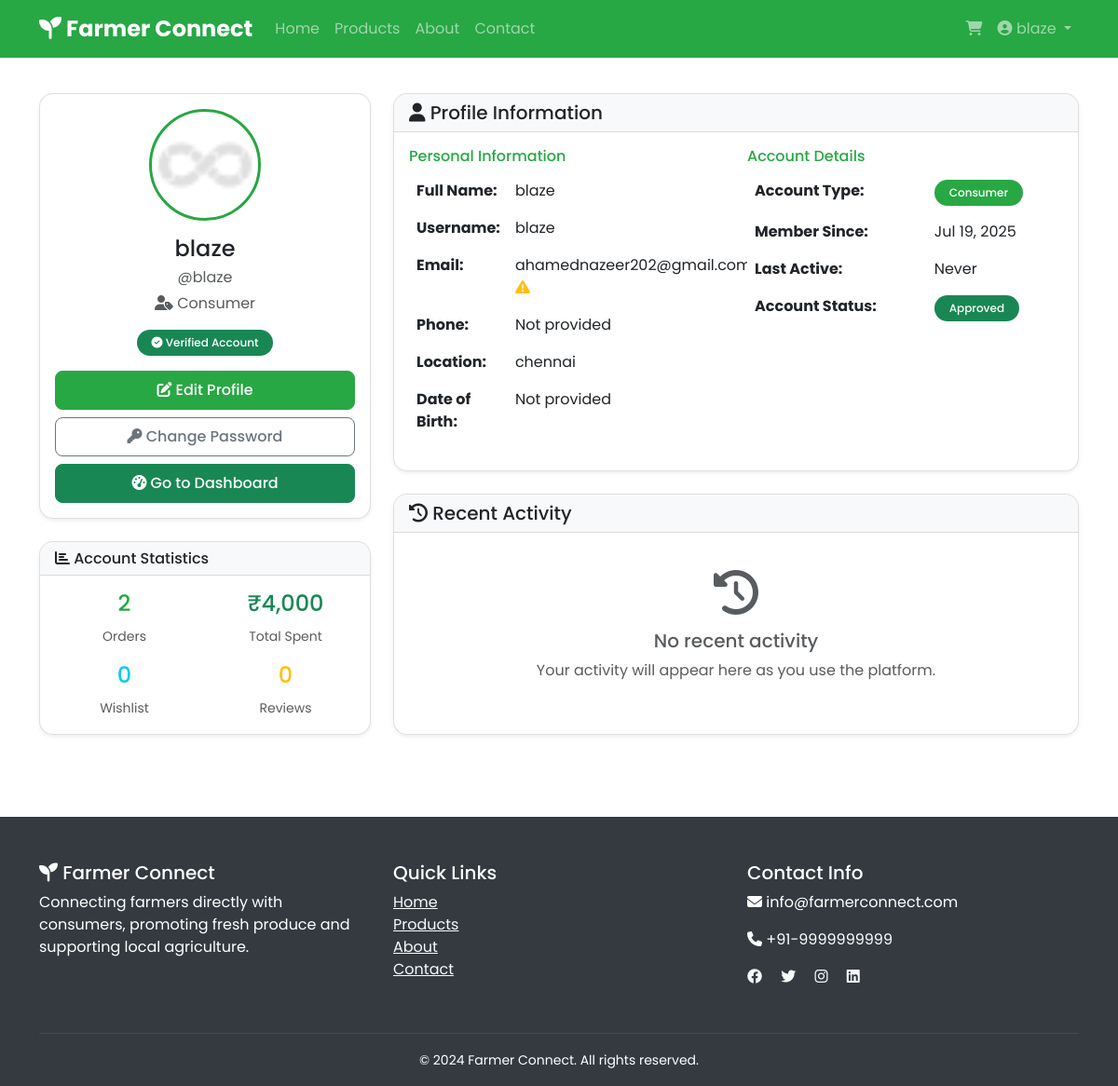
Page /auth/profile (signed in) on the committed database.
### tables this page shows
CREATE TABLE users (
            id INTEGER PRIMARY KEY AUTOINCREMENT,
            username VARCHAR(80) UNIQUE NOT NULL,
            email VARCHAR(120) UNIQUE NOT NULL,
            password_hash VARCHAR(200) NOT NULL,
            user_type VARCHAR(20) NOT NULL CHECK(user_type IN ('farmer', 'consumer', 'admin')),
            full_name VARCHAR(100) NOT NULL,
            phone VARCHAR(15),
            location VARCHAR(200),
            farm_name VARCHAR(100),
            farm_description TEXT,
            profile_image VARCHAR(200),
            is_approved BOOLEAN DEFAULT 0,
            is_active BOOLEAN DEFAULT 1,
            created_at TIMESTAMP DEFAULT CURRENT_TIMESTAMP,
            updated_at TIMESTAMP DEFAULT CURRENT_TIMESTAMP
        );

### modules/auth.py (the view, shortened to what this page needs)
@auth_bp.route('/profile', methods=['GET', 'POST'])
def profile():
    if 'user_id' not in session:
        return redirect(url_for('auth.login'))
    conn = get_db_connection()
    user = conn.execute(
        'SELECT * FROM users WHERE id = ?', (session['user_id'],)
    ).fetchone()
    if not user:
        flash('User not found', 'error')
        return redirect(url_for('auth.login'))
    user = conn.execute(
        'SELECT * FROM users WHERE id = ?', (session['user_id'],)
    ).fetchone()
    stats = {}
    if user['user_type'] == 'farmer':
        stats['total_products'] = conn.execute('''
            SELECT COUNT(*) FROM products WHERE farmer_id = ?
        ''', (session['user_id'],)).fetchone()[0]
        stats['total_orders'] = conn.execute('''
            SELECT COUNT(DISTINCT o.id) FROM orders o
            JOIN order_items oi ON o.id = oi.order_id
            WHERE oi.farmer_id = ?
        ''', (session['user_id'],)).fetchone()[0]
        stats['total_earnings'] = conn.execute('''
            SELECT COALESCE(SUM(oi.subtotal), 0) FROM orders o
            JOIN order_items oi ON o.id = oi.order_id
            WHERE oi.farmer_id = ? AND o.payment_status = 'paid'
        ''', (session['user_id'],)).fetchone()[0]
    elif user['user_type'] == 'consumer':
        stats['total_orders'] = conn.execute('''
            SELECT COUNT(*) FROM orders WHERE consumer_id = ?
        ''', (session['user_id'],)).fetchone()[0]
        stats['total_spent'] = conn.execute('''
            SELECT COALESCE(SUM(total_amount), 0) FROM orders
            WHERE consumer_id = ? AND payment_status = 'paid'
        ''', (session['user_id'],)).fetchone()[0]
        stats['wishlist_items'] = conn.execute('''
            SELECT COUNT(*) FROM wishlists WHERE user_id = ?
        ''', (session['user_id'],)).fetchone()[0]
        stats['reviews_given'] = conn.execute('''
            SELECT COUNT(*) FROM reviews WHERE consumer_id = ?
        ''', (session['user_id'],)).fetchone()[0]
    recent_activities = []
    conn.close()
    return render_template('auth/profile.html', user=user, stats=stats, recent_activities=recent_activities)

### app.py (called while the page is built)
def format_date(date_string, format_string='%b %d, %Y'):
    if not date_string:
        return 'Unknown'
    if hasattr(date_string, 'strftime'):
        return date_string.strftime(format_string)
    try:
        dt = datetime.strptime(str(date_string), '%Y-%m-%d %H:%M:%S')
        return dt.strftime(format_string)
    except (ValueError, TypeError):
        try:
            dt = datetime.strptime(str(date_string), '%Y-%m-%d')
            return dt.strftime(format_string)
        except (ValueError, TypeError):
            try:
                dt = datetime.strptime(str(date_string), '%Y-%m-%d %H:%M:%S.%f')
                return dt.strftime(format_string)
            except (ValueError, TypeError):
                return str(date_string)

@app.context_processor
def inject_cart_count():
    if 'user_id' in session and session.get('user_type') == 'consumer':
        conn = get_db_connection()
        cart_count = conn.execute('''
            SELECT SUM(quantity) FROM cart_items WHERE user_id = ?
        ''', (session['user_id'],)).fetchone()[0] or 0
        conn.close()
        return {'cart_count': cart_count}
    return {'cart_count': 0}

### modules/database.py (called while the page is built)
def get_db_connection():
    conn = sqlite3.connect(DATABASE)
    conn.row_factory = sqlite3.Row
    return conn

### modules/utils.py (called while the page is built)
def indian_rupee_format(amount):
    if amount is None:
        return "₹0"
    amount = float(amount)
    if amount == int(amount):
        amount = int(amount)
    amount_str = f"{amount:,.2f}" if amount != int(amount) else f"{amount:,}"
    return f"₹{amount_str}"

### templates/auth/profile.html (shortened to what this page needs)
{% extends "base.html" %}
{% block content %}
<div class="container py-4">
    <div class="row">
        <div class="col-md-4">
            <div class="card shadow-sm">
                <div class="card-body text-center">
                    <div class="mb-3">
                        {% if user.profile_image %}
                        <img src="{{ url_for('static', filename=user.profile_image) }}"
                             class="rounded-circle profile-image" width="120" height="120" alt="Profile Picture">
                        {% else %}
                        <div class="bg-primary rounded-circle d-inline-flex align-items-center justify-content-center"
                             style="width: 120px; height: 120px;">
                            <i class="fas fa-user fa-3x text-white"></i>
                        </div>
                        {% endif %}
                    </div>
                    <h4 class="mb-1">{{ user.full_name }}</h4>
                    <p class="text-muted mb-1">@{{ user.username }}</p>
                    <p class="text-muted mb-3">
                        <i class="fas fa-user-tag"></i>
                        {{ user.user_type.title() }}
                    </p>
                    {% if user.is_approved %}
                    <span class="badge bg-success mb-3">
                        <i class="fas fa-check-circle"></i> Verified Account
                    </span>
                    {% else %}
                    <span class="badge bg-warning mb-3">
                        <i class="fas fa-clock"></i> Pending Approval
                    </span>
                    {% endif %}
                    <div class="d-grid gap-2">
                        <button type="button" class="btn btn-primary" data-bs-toggle="modal" data-bs-target="#editProfileModal">
                            <i class="fas fa-edit"></i> Edit Profile
                        </button>
                        <a href="{{ url_for('auth.change_password') }}" class="btn btn-outline-secondary">
                            <i class="fas fa-key"></i> Change Password
                        </a>
                        {% if user.user_type == 'farmer' %}
                        <a href="{{ url_for('farmer.dashboard') }}" class="btn btn-success">
                            <i class="fas fa-tachometer-alt"></i> Go to Dashboard
                        </a>
                        {% elif user.user_type == 'consumer' %}
                        <a href="{{ url_for('consumer.dashboard') }}" class="btn btn-success">
                            <i class="fas fa-tachometer-alt"></i> Go to Dashboard
                        </a>
                        {% elif user.user_type == 'admin' %}
                        <a href="{{ url_for('admin.dashboard') }}" class="btn btn-success">
                            <i class="fas fa-tachometer-alt"></i> Admin Dashboard
                        </a>
                        {% endif %}
                    </div>
                </div>
            </div>
            <div class="card shadow-sm mt-4">
                <div class="card-header">
                    <h6 class="mb-0"><i class="fas fa-chart-bar"></i> Account Statistics</h6>
                </div>
                <div class="card-body">
                    <div class="row text-center">
                        {% if user.user_type == 'farmer' %}
                        <div class="col-6">
                            <h4 class="text-success">{{ stats.total_products or 0 }}</h4>
                            <small class="text-muted">Products</small>
                        </div>
                        <div class="col-6">
                            <h4 class="text-info">{{ stats.total_orders or 0 }}</h4>
                            <small class="text-muted">Orders</small>
                        </div>
                        <div class="col-12 mt-3">
                            <h4 class="text-primary">{{ (stats.total_earnings or 0)|rupee }}</h4>
                            <small class="text-muted">Total Earnings</small>
                        </div>
                        {% elif user.user_type == 'consumer' %}
                        <div class="col-6">
                            <h4 class="text-primary">{{ stats.total_orders or 0 }}</h4>
                            <small class="text-muted">Orders</small>
                        </div>
                        <div class="col-6">
                            <h4 class="text-success">{{ (stats.total_spent or 0)|rupee }}</h4>
                            <small class="text-muted">Total Spent</small>
                        </div>
                        <div class="col-6 mt-3">
                            <h4 class="text-info">{{ stats.wishlist_items or 0 }}</h4>
                            <small class="text-muted">Wishlist</small>
                        </div>
                        <div class="col-6 mt-3">
                            <h4 class="text-warning">{{ stats.reviews_given or 0 }}</h4>
                            <small class="text-muted">Reviews</small>
                        </div>
                        {% endif %}
                    </div>
                </div>
            </div>
        </div>
        <div class="col-md-8">
            <div class="card shadow-sm">
                <div class="card-header">
                    <h5 class="mb-0"><i class="fas fa-user"></i> Profile Information</h5>
                </div>
                <div class="card-body">
                    <div class="row">
                        <div class="col-md-6">
                            <h6 class="text-primary">Personal Information</h6>
                            <table class="table table-borderless">
                                <tr>
                                    <td><strong>Full Name:</strong></td>
                                    <td>{{ user.full_name }}</td>
                                </tr>
                                <tr>
                                    <td><strong>Username:</strong></td>
                                    <td>{{ user.username }}</td>
                                </tr>
                                <tr>
                                    <td><strong>Email:</strong></td>
                                    <td>
                                        {{ user.email }}
                                        {% if user.email_verified %}
                                        <i class="fas fa-check-circle text-success" title="Verified"></i>
                                        {% else %}
                                        <i class="fas fa-exclamation-triangle text-warning" title="Not verified"></i>
                                        {% endif %}
                                    </td>
                                </tr>
                                <tr>
                                    <td><strong>Phone:</strong></td>
                                    <td>{{ user.phone or 'Not provided' }}</td>
                                </tr>
                                <tr>
                                    <td><strong>Location:</strong></td>
                                    <td>{{ user.location or 'Not provided' }}</td>
                                </tr>
                                <tr>
                                    <td><strong>Date of Birth:</strong></td>
                                    <td>{{ user.date_of_birth|date_format if user.date_of_birth else 'Not provided' }}</td>
                                </tr>
                            </table>
                        </div>
                        <div class="col-md-6">
                            <h6 class="text-primary">Account Details</h6>
                            <table class="table table-borderless">
                                <tr>
                                    <td><strong>Account Type:</strong></td>
                                    <td>
                                        <span class="badge bg-{{ 'success' if user.user_type == 'farmer' else 'primary' if user.user_type == 'consumer' else 'warning' }}">
                                            {{ user.user_type.title() }}
                                        </span>
                                    </td>
                                </tr>
                                <tr>
                                    <td><strong>Member Since:</strong></td>
                                    <td>{{ user.created_at|date_format }}</td>
                                </tr>
                                <tr>
                                    <td><strong>Last Active:</strong></td>
                                    <td>{{ user.last_login|date_format if user.last_login else 'Never' }}</td>
                                </tr>
                                <tr>
                                    <td><strong>Account Status:</strong></td>
                                    <td>
                                        {% if user.is_approved %}
                                        <span class="badge bg-success">Approved</span>
                                        {% else %}
                                        <span class="badge bg-warning">Pending Approval</span>
                                        {% endif %}
                                    </td>
                                </tr>
                            </table>
                        </div>
                    </div>
                </div>
            </div>
            <div class="card shadow-sm mt-4">
                <div class="card-header">
                    <h5 class="mb-0"><i class="fas fa-history"></i> Recent Activity</h5>
                </div>
                <div class="card-body">
                    {% if recent_activities %}
                    <div class="timeline">
                        {% for activity in recent_activities %}
                        <div class="timeline-item">
                            <div class="timeline-marker bg-{{ activity.type_color or 'primary' }}"></div>
                            <div class="timeline-content">
                                <h6 class="mb-1">{{ activity.title }}</h6>
                                <p class="text-muted mb-1">{{ activity.description }}</p>
                                <small class="text-muted">{{ activity.created_at|date_format }}</small>
                            </div>
                        </div>
                        {% endfor %}
                    </div>
                    {% else %}
                    <div class="text-center py-4 text-muted">
                        <i class="fas fa-history fa-3x mb-3"></i>
                        <h5>No recent activity</h5>
                        <p>Your activity will appear here as you use the platform.</p>
                    </div>
                    {% endif %}
                </div>
            </div>
        </div>
    </div>
</div>
{% endblock %}

### templates/base.html (style rules this page uses)
* { font-family: 'Poppins', sans-serif; }
:root { --primary-color: #28a745; --secondary-color: #6c757d; --success-color: #28a745; --warning-color: #ffc107; --danger-color: #dc3545; --info-color: #17a2b8; }
.btn-primary { background-color: var(--primary-color); border-color: var(--primary-color); }
.text-primary { color: var(--primary-color) !important; }
.bg-primary { background-color: var(--primary-color) !important; }
.card { border-radius: 15px; box-shadow: 0 0.125rem 0.25rem rgba(0, 0, 0, 0.075); border: 1px solid rgba(0, 0, 0, 0.125); }
.card-header { border-radius: 15px 15px 0 0 !important; background-color: #f8f9fa; border-bottom: 1px solid rgba(0, 0, 0, 0.125); }
.btn { border-radius: 8px; padding: 0.5rem 1rem; font-weight: 500; }
.badge { border-radius: 20px; padding: 0.5rem 1rem; font-weight: 500; }

### templates/auth/profile.html (style rules this page uses)
.profile-image { object-fit: cover; border: 3px solid #28a745; }

### rows in the picture
users: profile_image (picture), full_name "blaze", username "blaze", user_type "Consumer", email "ahamednazeer202@gmail.com", phone "Not provided", location "chennai", created_at "Jul 19, 2025"

### other values in the picture
{{ session.full_name }} "blaze"
{{ stats.total_orders or 0 }} "2"
{{ (stats.total_spent or 0)|rupee }} "₹4,000"
{{ stats.wishlist_items or 0 }} "0"
{{ stats.reviews_given or 0 }} "0"
{{ user.last_login|date_format if user.last_login else 'Never' }} "Never"
